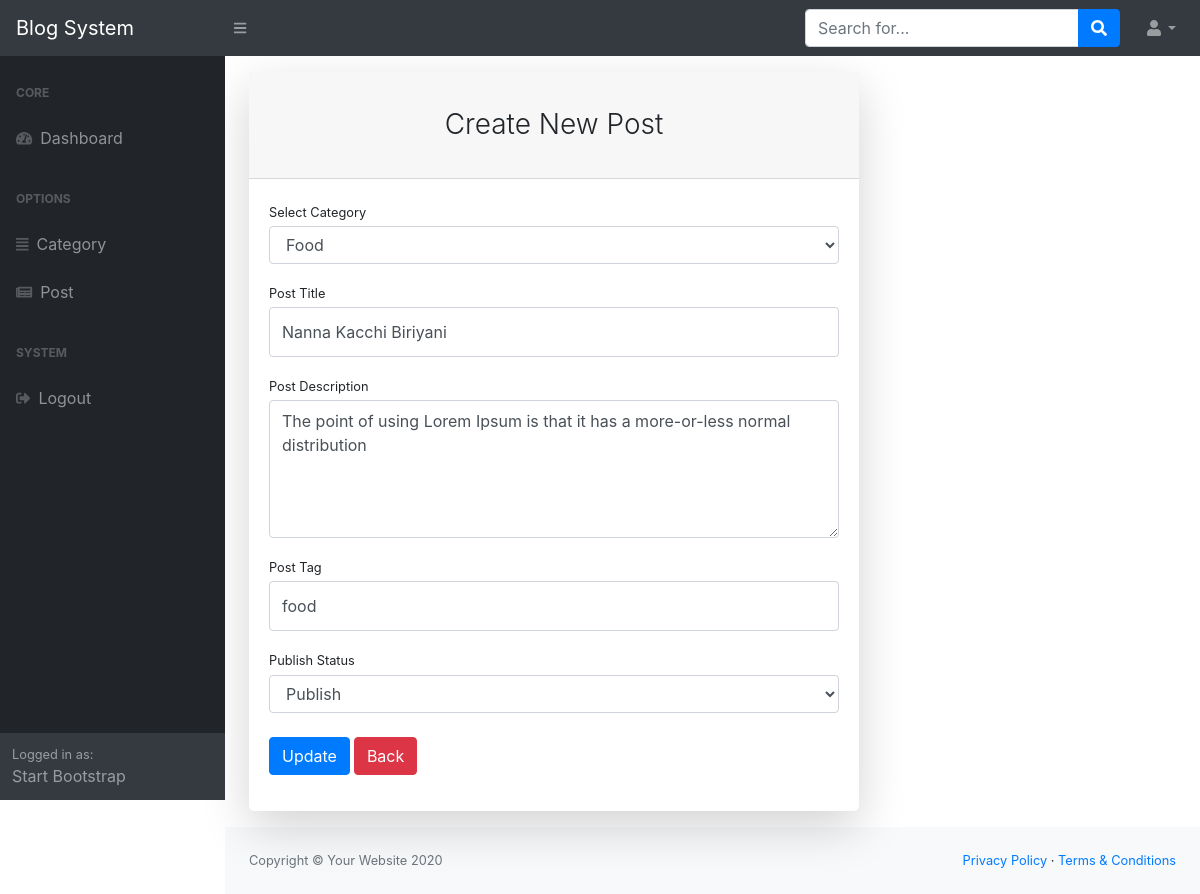
The page /admin/post_edit.php?status=post_edit&&id=2 (signed in) on the database its author committed.
### tables this page shows
CREATE TABLE `posts` (
  `id` int(11) NOT NULL,
  `title` varchar(255) NOT NULL,
  `description` longtext NOT NULL,
  `category_id` int(11) NOT NULL,
  `image` varchar(255) NOT NULL,
  `author` varchar(60) NOT NULL,
  `comment` int(11) NOT NULL,
  `tag` varchar(100) NOT NULL,
  `status` tinyint(4) NOT NULL,
  `date` timestamp NOT NULL DEFAULT current_timestamp() ON UPDATE current_timestamp()
);

CREATE TABLE `category` (
  `id` int(11) NOT NULL,
  `name` varchar(60) NOT NULL,
  `description` text NOT NULL
);

### admin/post_edit.php (called while the page is built, shortened)
<?php
include("index.php");

### admin/code.php (called while the page is built, shortened)
<?php
    class BlogCode{
        private $connection;
        public function db_connect(){
            $db_host = "localhost";
            $db_user = "root";
            $db_password = "";
            $db_name = "php_blog";
            $this->connection = mysqli_connect($db_host, $db_user, $db_password, $db_name);
        }
        public function view_category(){
            $query = "SELECT * FROM category ORDER BY id DESC ";
            $query_run = mysqli_query($this->connection, $query);
            if ($query_run){
                return $query_run;
            }
        }
        public function edit_post($id){
            $query = "SELECT * FROM posts WHERE id='$id'";
            $query_run = mysqli_query($this->connection, $query);
            if ($query_run){
                $data = mysqli_fetch_assoc($query_run);
                return $data;
            }
        }
    }
?>

### admin/views/post/post_edit.php (the view, shortened to what this page needs)
<?php
    $categories = $blog->view_category();
    if (isset($_GET['status'])){
        if (isset($_GET['status']) =='post_edit'){
            $id = $_GET['id'];
            $post = $blog->edit_post($id);
        }
    }
?>
<div class="container">
    <div class="row">
        <div class="col-lg-8">
            <div class="card shadow-lg border-0 rounded-lg my-3">
                <div class="card-header"><h3 class="text-center font-weight-light my-4">Create New Post</h3></div>
                <div class="card-body">
                    <form action="" method="POST" enctype="multipart/form-data">
                        <div class="form-group">
                            <label class="small mb-1" for="inputEmailAddress">Select Category</label>
                            <select name="category_id" class="form-control">
                                <?php foreach ($categories as $category) { ?>
                                    <option value="<?php echo $category['id']; ?>" <?php echo ($category['id'] == $post['category_id']) ? 'selected' : '' ?> ><?php echo $category['name']; ?></option>
                                <?php } ?>
                            </select>
                        </div>
                        <div class="form-group">
                            <label class="small mb-1" for="inputEmailAddress">Post Title</label>
                            <input class="form-control py-4" value="<?php echo $post['title'] ?>" name="title" id="inputEmailAddress" type="text" placeholder="Post title" />
                        </div>
                        <div class="form-group">
                            <label class="small mb-1" for="inputEmailAddress">Post Description</label>
                            <textarea rows="5" class="form-control py-2" name="description" id="inputEmailAddress" placeholder="Post Description"><?php echo $post['description'] ?></textarea>
                        </div>
                        <div class="form-group">
                            <label class="small mb-1" for="inputEmailAddress">Post Tag</label>
                            <input class="form-control py-4" value="<?php echo $post['tag'] ?>" name="tag" id="inputEmailAddress" type="text" placeholder="Post Tag" />
                        </div>
                        <div class="form-group">
                            <label class="small mb-1" for="inputEmailAddress">Publish Status</label>
                            <select name="status" class="form-control">
                                <option value="1" <?php echo $post['status'] == 1 ? 'selected' : '' ?>>Publish</option>
                            </select>
                        </div>
                        <div class="form-group d-flex align-items-center pt-2">
                            <button type="submit" class="btn btn-primary" name="edit_post">Update</button>
                            <a href="post_view.php" class="btn btn-danger ml-1">Back</a>
                        </div>
                    </form>
                </div>
            </div>
        </div>
    </div>
</div>

### rows shown on the page
posts: category_id "Food", title "Nanna Kacchi Biriyani", description "The point of using Lorem Ipsum is that it has a more-or-less normal distribution", tag "food", status "Publish"
